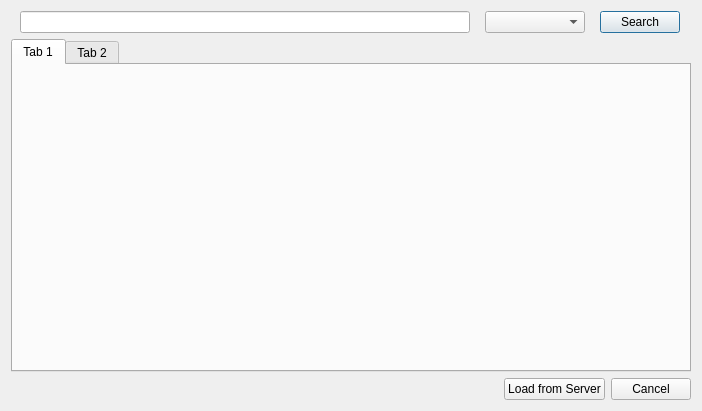
<?xml version="1.0" encoding="UTF-8"?>
<ui version="4.0">
 <class>SearchDialog</class>
 <widget class="QDialog" name="SearchDialog">
  <property name="geometry">
   <rect>
    <x>0</x>
    <y>0</y>
    <width>702</width>
    <height>411</height>
   </rect>
  </property>
  <property name="windowTitle">
   <string>Dialog</string>
  </property>
  <layout class="QHBoxLayout" name="horizontalLayout_4">
   <item>
    <layout class="QHBoxLayout" name="horizontalLayout_3">
     <item>
      <layout class="QVBoxLayout" name="verticalLayout">
       <item>
        <layout class="QHBoxLayout" name="horizontalLayout">
         <item>
          <widget class="QLineEdit" name="lineEdit">
           <property name="sizePolicy">
            <sizepolicy hsizetype="Fixed" vsizetype="Fixed">
             <horstretch>0</horstretch>
             <verstretch>0</verstretch>
            </sizepolicy>
           </property>
           <property name="minimumSize">
            <size>
             <width>300</width>
             <height>0</height>
            </size>
           </property>
           <property name="maximumSize">
            <size>
             <width>450</width>
             <height>16777215</height>
            </size>
           </property>
          </widget>
         </item>
         <item>
          <widget class="QComboBox" name="comboBox">
           <property name="maximumSize">
            <size>
             <width>100</width>
             <height>16777215</height>
            </size>
           </property>
          </widget>
         </item>
         <item>
          <widget class="QPushButton" name="pushButton">
           <property name="maximumSize">
            <size>
             <width>80</width>
             <height>16777215</height>
            </size>
           </property>
           <property name="text">
            <string>Search</string>
           </property>
          </widget>
         </item>
        </layout>
       </item>
       <item>
        <widget class="QTabWidget" name="tabWidget">
         <property name="currentIndex">
          <number>0</number>
         </property>
         <widget class="QWidget" name="tab">
          <attribute name="title">
           <string>Tab 1</string>
          </attribute>
         </widget>
         <widget class="QWidget" name="tab_2">
          <attribute name="title">
           <string>Tab 2</string>
          </attribute>
         </widget>
        </widget>
       </item>
       <item>
        <layout class="QHBoxLayout" name="horizontalLayout_2">
         <item>
          <spacer name="horizontalSpacer">
           <property name="orientation">
            <enum>Qt::Horizontal</enum>
           </property>
           <property name="sizeHint" stdset="0">
            <size>
             <width>348</width>
             <height>20</height>
            </size>
           </property>
          </spacer>
         </item>
         <item>
          <widget class="QPushButton" name="loadfromserver">
           <property name="text">
            <string>Load from Server</string>
           </property>
          </widget>
         </item>
         <item>
          <widget class="QPushButton" name="pushButton_2">
           <property name="text">
            <string>Cancel</string>
           </property>
          </widget>
         </item>
        </layout>
       </item>
      </layout>
     </item>
    </layout>
   </item>
  </layout>
 </widget>
 <resources/>
 <connections/>
</ui>
